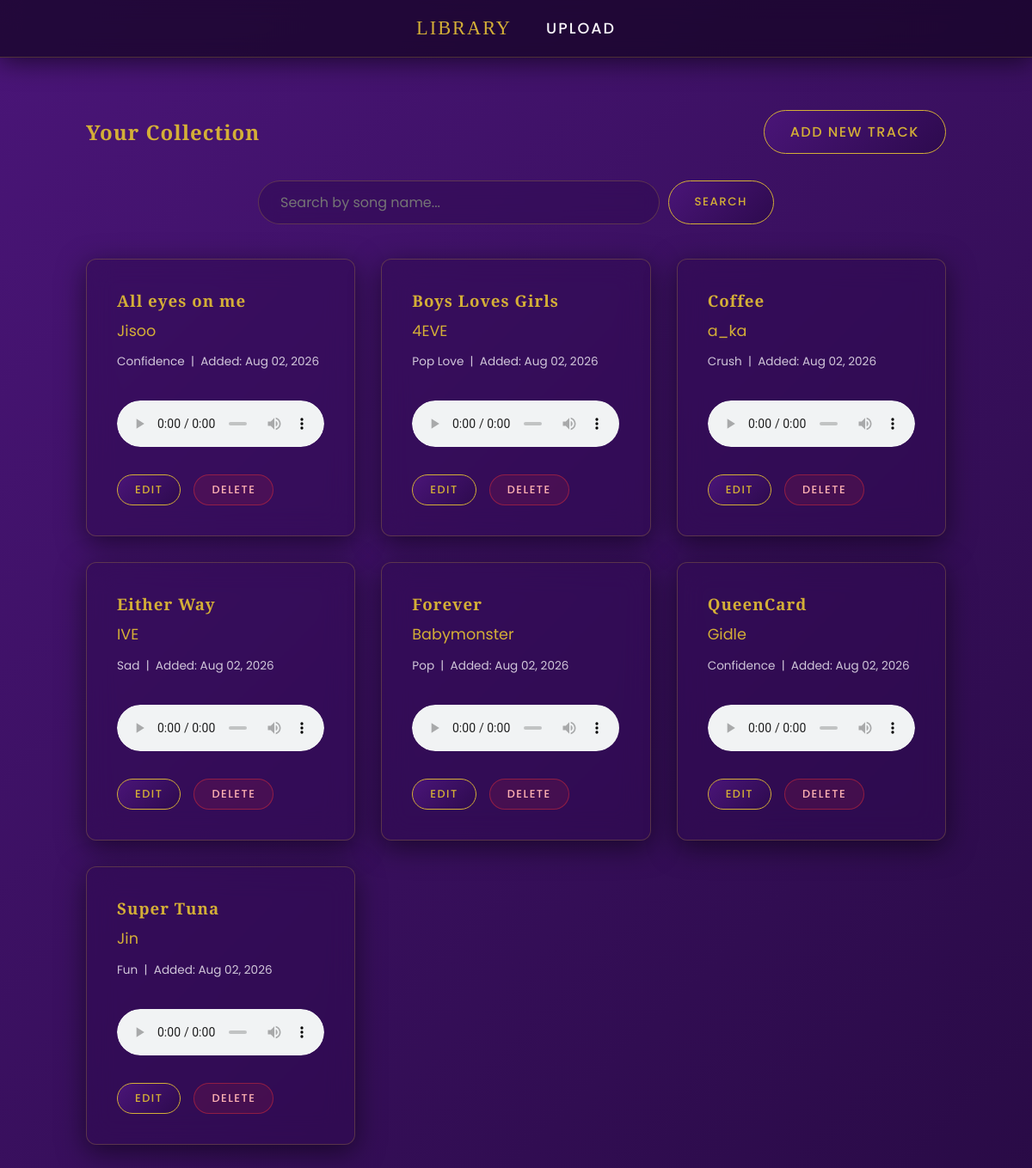
The page / on the database its author committed.
### tracks/models.py (models this page shows, shortened)
class Music(models.Model):
    title = models.CharField(max_length=200)
    artist = models.CharField(max_length=200)
    genre = models.CharField(max_length=100)
    add_date = models.DateField(auto_now_add=True)
    audio_file = models.FileField(upload_to='music_files/')

### tracks/views.py (the view)
# urls.py: path('', views.MusicListView.as_view(), name='music_list'),
class MusicListView(ListView):
    model = Music
    template_name = 'tracks/music_list.html'
    context_object_name = 'tracks'
    def get_queryset(self):
        queryset = Music.objects.all().order_by('title')
        search_keyword = self.request.GET.get('search')
        if search_keyword:
            queryset = queryset.filter(title__icontains=search_keyword)
        return queryset

### tracks/templates/tracks/music_list.html (shortened to what this page needs)
{% extends 'tracks/base.html' %}
{% block content %}
<div style="display: flex; justify-content: space-between; align-items: center; margin-bottom: 20px;">
    <h2>Your Collection</h2>
    <a href="{% url 'music_create' %}" class="btn">Add New Track</a>
</div>
<div style="margin-bottom: 40px; display: flex; justify-content: center;">
    <form method="GET" style="display: flex; gap: 10px; width: 100%; max-width: 600px;">
        <input type="text" name="search" placeholder="Search by song name..." value="{{ request.GET.search }}"
               style="flex-grow: 1; padding: 12px 25px; border-radius: 30px; border: 1px solid var(--glass-border); background: var(--glass-bg); backdrop-filter: blur(10px); color: var(--text-light); font-family: 'Poppins', sans-serif; font-size: 1rem; outline: none; transition: 0.3s;">
        <button type="submit" class="btn" style="padding: 12px 30px;">Search</button>
    </form>
</div>
<div style="display: grid; grid-template-columns: repeat(auto-fit, minmax(300px, 1fr)); gap: 30px;">
    {% for track in tracks %}
        <div class="glass-card">
            <h3 style="margin-top: 0; margin-bottom: 10px;">{{ track.title }}</h3>
            <p style="color: var(--gold-accent); margin: 0 0 10px 0; font-size: 1.1rem;">{{ track.artist }}</p>
            <p style="font-size: 0.85rem; margin-bottom: 20px; opacity: 0.8;">
                {{ track.genre }} &nbsp;|&nbsp; Added: {{ track.add_date|date:"M d, Y" }}
            </p>
            {% if track.audio_file %}
                <audio controls controlsList="nodownload">
                    <source src="{{ track.audio_file.url }}" type="audio/mpeg">
                </audio>
            {% endif %}
            <div style="margin-top: 25px; display: flex; gap: 15px;">
                <a href="{% url 'music_update' track.pk %}" class="btn" style="padding: 8px 20px; font-size: 0.8rem;">Edit</a>
                <a href="{% url 'music_delete' track.pk %}" class="btn" style="padding: 8px 20px; font-size: 0.8rem; background: rgba(255, 50, 50, 0.1); border-color: rgba(255, 50, 50, 0.4); color: #ffb3b3;">Delete</a>
            </div>
        </div>
    {% endfor %}
</div>
{% endblock %}

### tracks/templates/tracks/base.html (style rules this page uses)
:root { --deep-violet: #130321; --royal-purple: #2D0A4E; --light-purple: #4A1578; --gold-accent: #D4AF37; --text-light: #F8F5FA; --glass-bg: rgba(45, 10, 78, 0.45); --glass-border: rgba(212, 175, 55, 0.25); }
body { margin: 0; padding: 0; font-family: 'Poppins', sans-serif; color: var(--text-light); background: linear-gradient(-45deg, var(--deep-violet), var(--royal-purple), #1E0735, var(--light-purple)); background-size: 400% 400%; animation: gradientBG 15s ease infinite; min-height: 100vh; display: flex; flex-direction: column; align-items: center; }
h1, h2, h3 { font-family: 'Playfair Display', serif; color: var(--gold-accent); letter-spacing: 1px; }
.glass-card { background: var(--glass-bg); backdrop-filter: blur(16px); border: 1px solid var(--glass-border); border-radius: 12px; padding: 35px; box-shadow: 0 8px 32px rgba(0, 0, 0, 0.5); transition: all 0.4s ease; }
.btn { background: linear-gradient(135deg, var(--light-purple), var(--royal-purple)); color: var(--gold-accent); border: 1px solid var(--gold-accent); padding: 12px 30px; border-radius: 30px; font-family: 'Poppins', sans-serif; font-weight: 500; letter-spacing: 1.5px; cursor: pointer; text-transform: uppercase; text-decoration: none; display: inline-block; transition: all 0.4s ease; }
audio { width: 100%; margin-top: 15px; border-radius: 30px; outline: none; }

### rows shown on the page
Music: title "All eyes on me", artist "Jisoo", genre "Confidence", add_date "Aug 02, 2026"
Music: title "Boys Loves Girls", artist "4EVE", genre "Pop Love", add_date "Aug 02, 2026"
Music: title "Coffee", artist "a_ka", genre "Crush", add_date "Aug 02, 2026"
Music: title "Either Way", artist "IVE", genre "Sad", add_date "Aug 02, 2026"
Music: title "Forever", artist "Babymonster", genre "Pop", add_date "Aug 02, 2026"
Music: title "QueenCard", artist "Gidle", genre "Confidence", add_date "Aug 02, 2026"
Music: title "Super Tuna", artist "Jin", genre "Fun", add_date "Aug 02, 2026"
